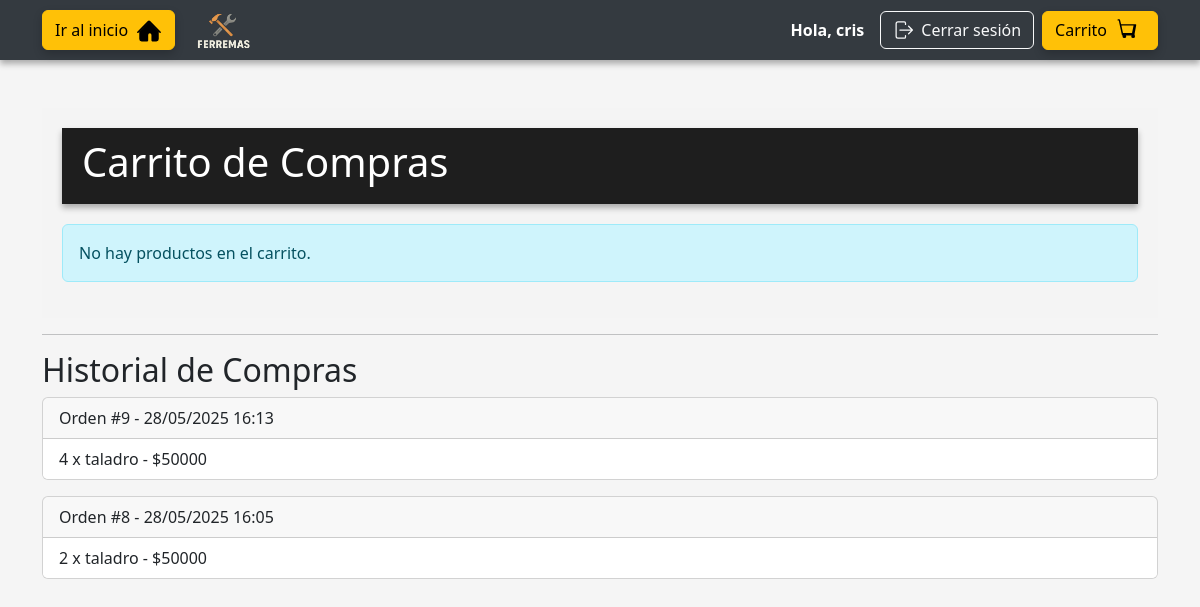
/carrito/ (signed in), run on an earlier commit of the app's database.
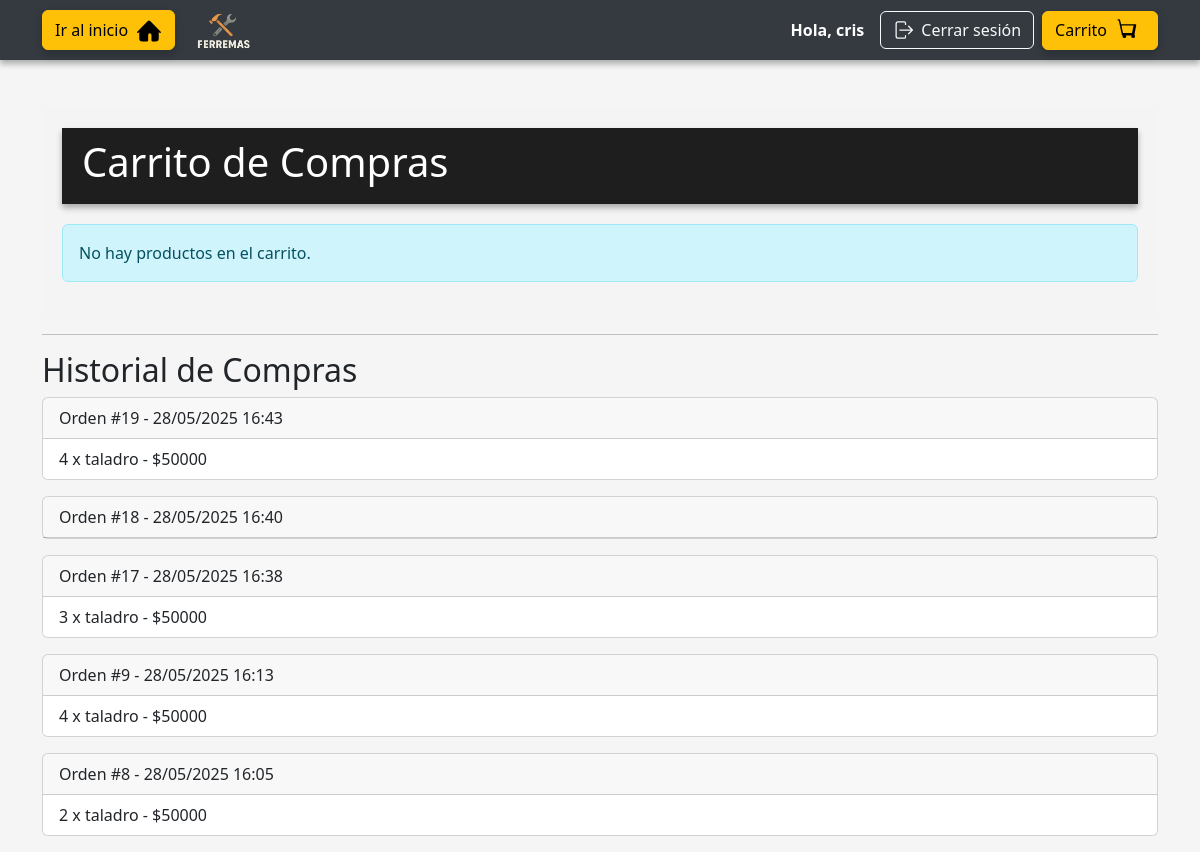
And on a later commit of the database.
### miapp/models.py (models this page shows, shortened)
class Orden(models.Model):
    usuario = models.ForeignKey(User, on_delete=models.CASCADE)
    fecha = models.DateTimeField(auto_now_add=True)

class ItemOrden(models.Model):
    orden = models.ForeignKey(Orden, on_delete=models.CASCADE, related_name='items')
    producto = models.ForeignKey(Producto, on_delete=models.SET_NULL, null=True)
    cantidad = models.PositiveIntegerField()

class Producto(models.Model):
    nombre = models.CharField(max_length=100)
    descripcion = models.TextField(blank=True)
    precio = models.IntegerField()
    stock = models.IntegerField(default=0)

### miapp/views.py (the view)
# urls.py: path('carrito/', views.ver_carrito, name='ver_carrito'),
@never_cache
def ver_carrito(request):
    if not request.user.is_authenticated:
        messages.warning(request, "Debes iniciar sesión para ver tu carrito.")
        return redirect('login')
    carrito_items = Carrito.objects.filter(usuario=request.user)
    ordenes = Orden.objects.filter(usuario=request.user).order_by('-fecha')
    return render(request, 'miapp/carrito.html', {
        'carrito': carrito_items,
        'ordenes': ordenes,
    })

### miapp/templates/miapp/carrito.html (shortened to what this page needs)
{% extends 'miapp/base.html' %}
{% load static %}
{% block content %}
<section style="background-color: #f4f4f4; padding: 20px;">
    <header style="background-color: #1e1e1e; padding: 10px 20px; color: white; margin-bottom: 20px;">
        <h1>Carrito de Compras</h1>
    </header>
    {% if carrito %}
        <ul class="list-group">
            {% for item in carrito %}
            <li class="list-group-item d-flex justify-content-between align-items-center">
                <div>
                    {{ item.producto.nombre }} - ${{ item.producto.precio }} x {{ item.cantidad }}
                </div>
                <div class="btn-group" role="group">
                    <a href="{% url 'aumentar_cantidad' item.id %}" class="btn btn-sm btn-success">+</a>
                    <a href="{% url 'disminuir_cantidad' item.id %}" class="btn btn-sm btn-warning">-</a>
                    <a href="{% url 'eliminar_del_carrito' item.id %}" class="btn btn-sm btn-danger">Eliminar</a>
                </div>
            </li>
            {% endfor %}
        </ul>
        <form action="{% url 'pagar' %}" method="post" class="mt-4">
            {% csrf_token %}
            <button type="submit" class="btn btn-warning btn-lg">Pagar con Webpay</button>
        </form>
    {% else %}
        <div class="alert alert-info">No hay productos en el carrito.</div>
    {% endif %}
</section>
<hr>
<h2>Historial de Compras</h2>
{% if ordenes %}
    {% for orden in ordenes %}
        <div class="card mb-3">
            <div class="card-header">Orden #{{ orden.id }} - {{ orden.fecha|date:"d/m/Y H:i" }}</div>
            <ul class="list-group list-group-flush">
                {% for item in orden.items.all %}
                    <li class="list-group-item">
                        {{ item.cantidad }} x {{ item.producto.nombre }} - ${{ item.producto.precio }}
                    </li>
                {% endfor %}
            </ul>
        </div>
    {% endfor %}
{% else %}
    <p>No has realizado compras aún.</p>
{% endif %}
{% endblock %}

What changed in the data, as far as the page shows it:
added Orden: id "19", fecha "28/05/2025 16:43"
added ItemOrden: cantidad "4", producto.nombre "taladro", producto.precio "50000", shown under "19"
added Orden: id "18", fecha "28/05/2025 16:40"
added Orden: id "17", fecha "28/05/2025 16:38"
added ItemOrden: cantidad "3", producto.nombre "taladro", producto.precio "50000", shown under "17"
